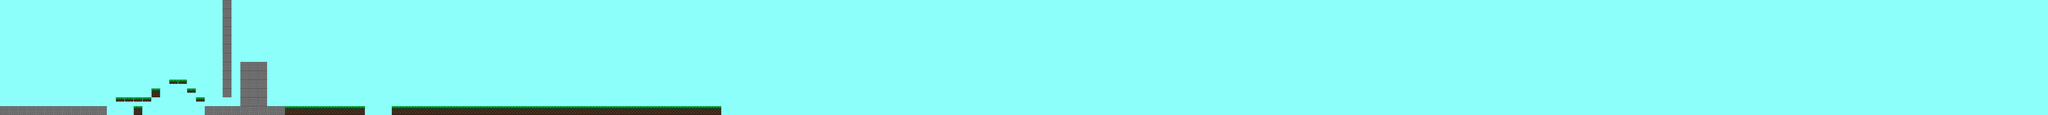

The image is a tile-based game level rendered from a .tmx file. Its description and source (layers, tilesets, objects; grid data summarised) follow:
An orthogonal 230x13 tile map with 48x48 px tiles, 4 tile layers (BG, Ground, Wall, Tile Layer 4) and 25 objects.

<map version="1.0" tiledversion="1.1.1" orientation="orthogonal" renderorder="right-down" width="230" height="13" tilewidth="48" tileheight="48" infinite="0" nextobjectid="48">
 <tileset firstgid="1" name="tile map2" tilewidth="48" tileheight="48" tilecount="25" columns="5">
  <image source="tile map2.png" width="256" height="256" />
 </tileset>
 <layer name="BG" width="230" height="13">
  <data>[2990 cells, 2990 non-empty, 1 distinct tile ids]</data>
 </layer>
 <layer name="Ground" width="230" height="13">
  <data>[2990 cells, 77 non-empty, 6 distinct tile ids]</data>
 </layer>
 <layer name="Wall" width="230" height="13" locked="1">
  <data>[2990 cells, 26 non-empty, 2 distinct tile ids]</data>
 </layer>
 <objectgroup name="Object_Ground">
  <object id="1" x="0" y="576" width="576" height="48" />
  <object id="2" x="624" y="528" width="192" height="23" />
  <object id="3" x="816" y="480" width="48" height="48" />
  <object id="4" x="912" y="432" width="96.25" height="23" />
  <object id="25" x="1009.09" y="480.091" width="46.9091" height="22.9091" />
  <object id="27" x="1056" y="528.273" width="48.1818" height="23.1818" />
  <object id="28" x="1053.5" y="488.75" width="0.25" />
  <object id="29" x="575" y="576" width="528" height="46" />
  <object id="32" x="1296.18" y="336" width="143.781" height="2.34943" />
  <object id="34" x="1104" y="576.022" width="855.407" height="47.2964" />
  <object id="38" x="1959.34" y="576" width="6.59375" height="6" />
  <object id="39" x="1963.97" y="577.125" width="3" height="1.9375" />
  <object id="40" x="1964.69" y="577.031" height="0.03125" />
  <object id="42" x="1965.03" y="577.938" width="2.96875" height="4.0625" />
  <object id="47" x="2114" y="575" width="1776" height="46" />
 </objectgroup>
 <objectgroup name="Object_Wall" locked="1">
  <object id="6" x="1296.25" y="338.318" width="143.71" height="244.682" />
  <object id="8" x="1199.75" y="-1.91667" width="48.25" height="528.417" />
  <object id="10" x="1225.5" y="349.25" width="0.5" height="0.5" />
  <object id="12" x="912" y="438.333" width="8" height="15" />
  <object id="15" x="815.667" y="488.333" width="13.3333" height="39.6667" />
  <object id="17" x="624" y="534" width="4.33333" height="16.3333" />
  <object id="18" x="855.667" y="490" width="7.66667" height="38" />
  <object id="23" x="557.5" y="577.75" width="18.125" height="45.75" />
  <object id="24" x="591" y="628.625" width="0.125" />
  <object id="45" x="1958.69" y="582.25" width="7.375" height="41.4375" />
 </objectgroup>
 <layer name="Tile Layer 4" width="230" height="13" opacity="0">
  <data>[2990 cells, 6 non-empty, 2 distinct tile ids]</data>
 </layer>
</map>